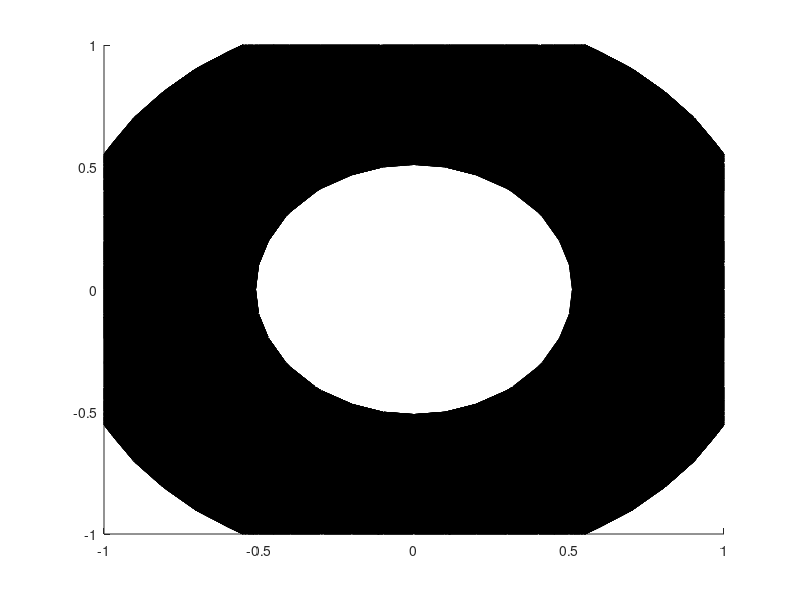

The MATLAB source for this figure: (Note: this script raises an error after producing the figure.)

clear all; 

% I have: 
% r1 = [1 2 3 4 5 6]; 
% p  = [2 4 5 8 9 7]; 
% r2 = [10 45 1 0 7 9]; 
% v  = 5 .*r1 .^2 + 2 .*p .^2 + r2 .^2;

%% Method 1

func = @(x,y,z)(sin(2*x.^2+2*y.^2).*cos(2*z.^2));
[x,y,z] = meshgrid(-1:0.1:1, -1:0.1:1, -1:0.1:1);
v = func(x,y,z);
figure
p1 = patch(isosurface(x,y,z,v,0.5));
hold on
p2 = patch(isosurface(x,y,z,v,0.8));
isonormals(x,y,z,v,p1);
isonormals(x,y,z,v,p2);
p1.FaceColor = 'red';
p2.FaceColor = 'green';
p1.EdgeColor = 'none';
p2.EdgeColor = 'none';
daspect([1,1,1])
view(3); axis tight
camlight 
lighting gouraud
alpha(0.3);

%% Method 2
% 
% r1 = [1 2 3 4 5 6]'; 
% p = [2 4 5 8 9 7]'; 
% r2 = [10 15 1 0 7 9]'; 
% 
% func = @(r1,p,r2)( 5 .*r1 .^2 + 2 .*p .^2 + r2 .^2 );
% % [r1,p,r2] = meshgrid(-1:0.1:1, -1:0.1:1, -1:0.1:1);
% v = func(r1,p,r2);
% 
% scatter3(r1, p, r2, 40, v, 'filled')
% 
% for x=0:length(p)
%     p=circshift(p,1);
%     for w=0:length(r2)
%         r2=circshift(r2,1);
%         for u =1:1:length(r1)
%             v(u)=5*r1(u).^2 + 2*p(u).^2 + r2(u).^2;
%         end
%         
%         %scatter3(X, Y, Z, circleSize, circleColor)
%         scatter3(r1, p, r2, 40, v, 'filled')
%         xlabel('r1') 
%         ylabel('p')
%         zlabel('r2')
%         hold on
%     end
% end
% 
% cb = colorbar;
  
%% Method 3

func = @(x,y,z)(sin(2*x.^2+2*y.^2).*cos(2*z.^2));
[x,y,z] = meshgrid(-1:0.1:1, -1:0.1:1, -1:0.1:1);
v = func(x,y,z);

